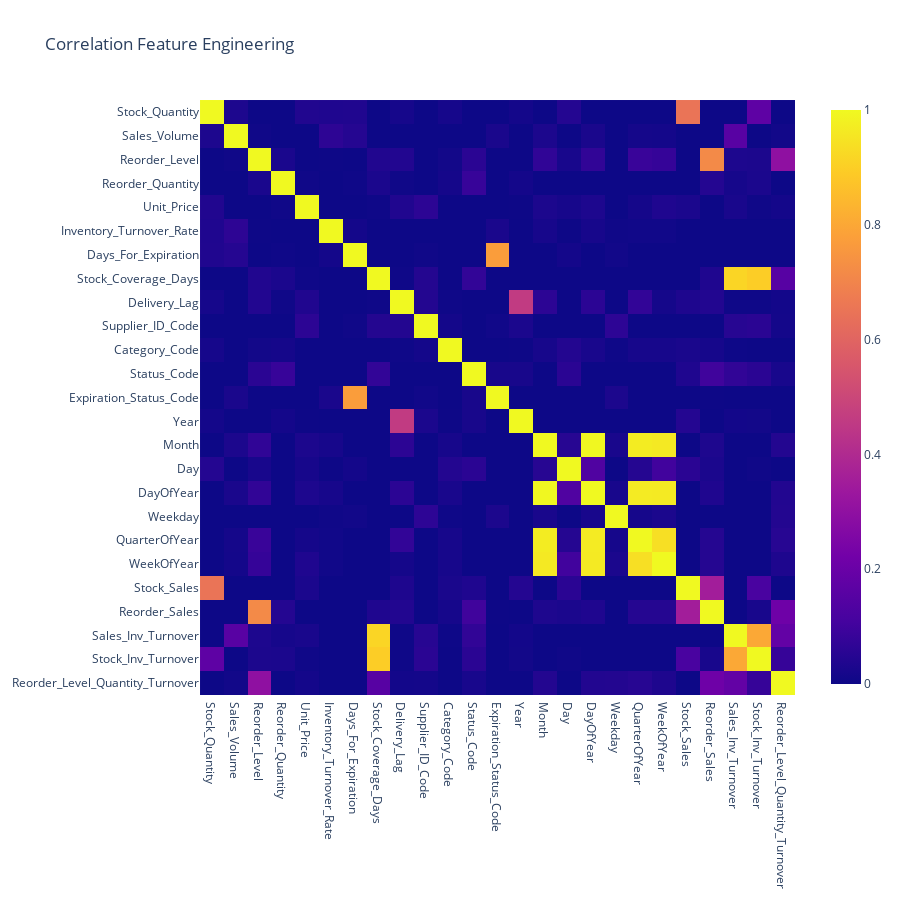

Notebook cell for this chart:
### Code cell
# Plot Matrix Correlation
fig_corr = px.imshow(correlation, title='Correlation Feature Engineering', contrast_rescaling=False, text_auto=False)

fig_corr.update_layout(height=900, width=900)
fig_corr.show()

### Figure 1 — Plotly figure (JSON) as saved in the notebook; plotly's stock layout.template omitted (floating-point values rounded to 4 significant figures; data arrays with more than 128 entries replaced by an {"elided": "..."} marker saying what was removed)
{"data": [{"coloraxis": "coloraxis", "hovertemplate": "x: %{x}<br>y: %{y}<br>color: %{z}<extra></extra>", "name": "0", "type": "heatmap", "x": ["Stock_Quantity", "Sales_Volume", "Reorder_Level", "Reorder_Quantity", "Unit_Price", "Inventory_Turnover_Rate", "Days_For_Expiration", "Stock_Coverage_Days", "Delivery_Lag", "Supplier_ID_Code", "Category_Code", "Status_Code", "Expiration_Status_Code", "Year", "Month", "Day", "DayOfYear", "Weekday", "QuarterOfYear", "WeekOfYear", "Stock_Sales", "Reorder_Sales", "Sales_Inv_Turnover", "Stock_Inv_Turnover", "Reorder_Level_Quantity_Turnover"], "xaxis": "x", "y": ["Stock_Quantity", "Sales_Volume", "Reorder_Level", "Reorder_Quantity", "Unit_Price", "Inventory_Turnover_Rate", "Days_For_Expiration", "Stock_Coverage_Days", "Delivery_Lag", "Supplier_ID_Code", "Category_Code", "Status_Code", "Expiration_Status_Code", "Year", "Month", "Day", "DayOfYear", "Weekday", "QuarterOfYear", "WeekOfYear", "Stock_Sales", "Reorder_Sales", "Sales_Inv_Turnover", "Stock_Inv_Turnover", "Reorder_Level_Quantity_Turnover"], "yaxis": "y", "z": {"elided": "25x25 float values"}}], "layout": {"coloraxis": {"cmax": 1, "cmin": 0, "colorscale": [[0, "#0d0887"], [0.1111, "#46039f"], [0.2222, "#7201a8"], [0.3333, "#9c179e"], [0.4444, "#bd3786"], [0.5556, "#d8576b"], [0.6667, "#ed7953"], [0.7778, "#fb9f3a"], [0.8889, "#fdca26"], [1, "#f0f921"]]}, "height": 900, "title": {"text": "Correlation Feature Engineering"}, "width": 900, "xaxis": {"anchor": "y", "constrain": "domain", "domain": [0, 1], "scaleanchor": "y"}, "yaxis": {"anchor": "x", "autorange": "reversed", "constrain": "domain", "domain": [0, 1]}}}
